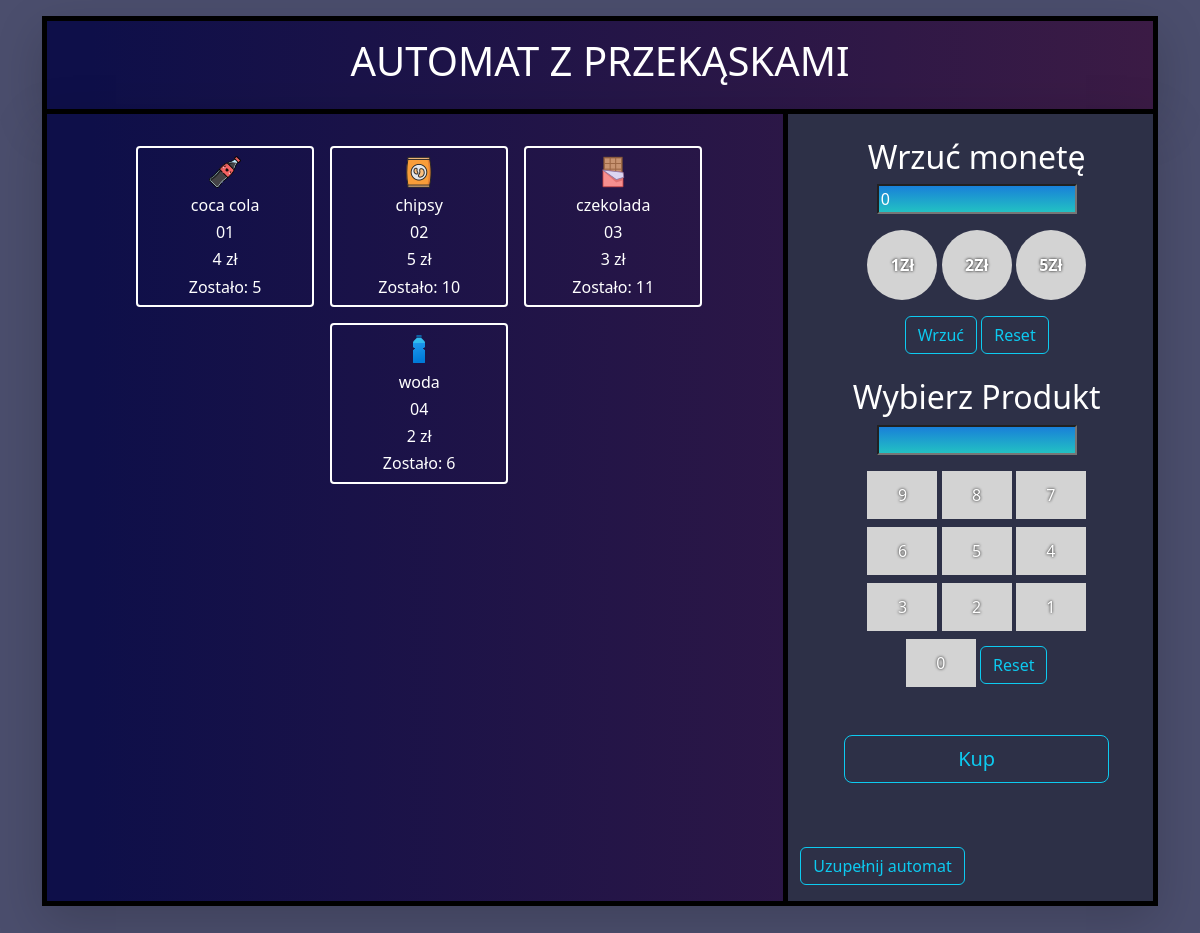
The page / on the database its author committed.
### tables this page shows
CREATE TABLE item (
    id integer primary key autoincrement ,
    name varchar(50),
    code varchar(50),
    price double unique,
    amount int default 0,
    image varchar(100)
);

### src/View/View.php (called while the page is built, shortened)
<?php
class View
{
    public function render(string $template, array $params=[]):void
    {
        require_once dirname(__FILE__).'/../../templates/base.php';
    }
}

### src/Controller/ItemController.php (called while the page is built, shortened)
<?php
class ItemController extends AbstractController
{
    private ItemService $itemService;
    public function __construct(ItemService $itemService, RequestInterface $request, UserService $userService)
    {
        $this->itemService = $itemService;
    }
    public function mainAction(): void
    {
        $items = $this->itemService->getAllItems();
        $this->view->render('main', [
            'items' => $items,
            'error' => $this->request->getParam('error'),
            'message' => $this->request->getParam('message')
        ]);
    }
}

### src/Utils/AbstractController.php (called while the page is built, shortened)
<?php
class AbstractController
{
    protected RequestInterface $request;
    public function __construct(RequestInterface $request)
    {
        $this->request = $request;
    }
    public function run(): void
    {
        $action = $this->action().'Action';
        $this->$action();
    }
    private function action(): string
    {
        return $this->request->getParam('action', self::DEF_ACTION);
    }
}

### public/index.php (called while the page is built, shortened)
<?php
try {
    $request = new Request($_GET, $_POST, $_SERVER);
    $database = new Database();
    $itemService = new ItemService($database);
    $userService = new UserService($database);
    $userService->addUser();
    $controller = new ItemController($itemService, $request, $userService);
    $controller->run();
} catch (Exception $exception) {
    echo "Wystąpił błąd";
    exit();
}

### src/Entity/Item.php (called while the page is built, shortened)
<?php
class Item
{
    private string $name;
    private string $code;
    private int $amount;
    private float $price;
    private string $image;
    public function __construct(int $id, string $name, string $code, int $amount, float $price, string $image)
    {
        $this->name = $name;
        $this->code = $code;
        $this->amount = $amount;
        $this->price = $price;
        $this->image = $image;
    }
    public function getName(): string
    {
        return $this->name;
    }
    public function getCode(): string
    {
        return $this->code;
    }
    public function getAmount(): int
    {
        return $this->amount;
    }
    public function getPrice(): float
    {
        return $this->price;
    }
    public function getImage(): string
    {
        return $this->image;
    }
}

### src/Database/Database.php (called while the page is built, shortened)
<?php
class Database implements DatabaseManagerInterface
{
    private PDO $connection;
    public function findAll(string $tableName): array
    {
        $tableName = htmlentities($tableName, ENT_QUOTES, 'UTF-8');
        try {
            $sql = 'SELECT * FROM ' . $tableName;
            $query = $this->connection->prepare($sql);
            $query->execute();
            $results = $query->fetchAll(PDO::FETCH_ASSOC);
        } catch (Exception $exception) {
            throw new DatabaseException('Failed to fetch products: ' . $exception->getMessage());
        }
        $items = [];
        foreach ($results as $result) {
            $items[] = new Item(
                $result['id'],
                $result['name'],
                $result['code'],
                $result['amount'],
                $result['price'],
                $result['image'],
            );
        }
        return $items;
    }
    private function createConnection(): void
    {
        $this->connection = new PDO("sqlite:" . __DIR__ . "/automat.sqlite");
        $this->connection->setAttribute(PDO::ATTR_ERRMODE, PDO::ERRMODE_EXCEPTION);
    }
}

### src/Service/ItemService.php (called while the page is built, shortened)
<?php
class ItemService
{
    private DatabaseManagerInterface $databaseManager;
    public function __construct(DatabaseManagerInterface $databaseManager)
    {
        $this->databaseManager=$databaseManager;
    }
    public function getAllItems():array
    {
        return $this->databaseManager->findAll('item');
    }
}

### templates/main.php (the view, shortened to what this page needs)
<?php
    if($params): ?>
<?php foreach ($params['items'] ?? [] as $item): ?>
            <div class="col-3 border border-2 rounded-1 border-white me-3 d-flex justify-content-center item">
                <div class="box text-center">
                    <img class="img mt-2" width="32px" height="32px" src="assets/img/<?php echo $item->getImage()?>">
                    <h6 class="text-center mt-2"><?php echo $item->getName();?></h6>
                    <h6 class="text-center mt-2"><?php echo $item->getCode();?></h6>
                    <h6 class="text-center"><?php echo $item->getPrice().' ';?>zł</h6>
                    <h6 class="text-center">Zostało: <?php echo $item->getAmount();?></h6>
                </div>
            </div>
<?php endforeach ?>
    <?php endif; ?>

### templates/base.php (shortened to what this page needs)
<html lang="en">
<head>
    <link rel="stylesheet" href="assets/css/style.css">
    <link rel="stylesheet" href="assets/css/bootstrap.min.css">
</head>
<body class="bg-custom_2 mb-5">
<div class="container mt-3 mb-5">
    <div class="row">
        <div class="col-lg-12">
           <div class="box shadow-lg p-3 border border-custom border-5 border-bottom-0 border-black overflow-hidden bg-custom">
               <h1 class="text-center">
                   <a href="/?action=main" class="logo">
                       AUTOMAT Z PRZEKĄSKAMI
                   </a>
               </h1>
           </div>
        </div>
    </div>
    <div class="row">
        <div class="col-lg-12">
            <div class="box shadow-lg border border-5 border-black overflow-hidden bg-custom">
                <div class="row">
                    <div class="col-8 border-end border-5 border-black ps-5 pt-3">
                        <div class="row gy-3 d-flex justify-content-center text-white">
                            <?php
                            require_once __DIR__ .'/'. $template. '.php';
                            ?>
                        </div>
                    </div>
                    <div class="col-4 right-panel">
                        <form class="text-center" method="post" action="/?action=buy">
                            <div class="row mt-4">
                                <h2 class="text-center text-white">Wrzuć monetę</h2>
                                <div class="text-center">
                                    <label for="amount"></label><input type="number" name="money" value="0" readonly
                                                                       id="amount"><br>
                                </div>
                                <div class="d-inline-block mt-3">
                                    <label class="money">
                                        <div class="coin d-flex align-items-center rounded-circle justify-content-center one-zl">
                                            1Zł
                                        </div>
                                    </label>
                                    <label class="money">
                                        <div class="coin d-flex align-items-center rounded-circle justify-content-center two-zl">
                                            2Zł
                                        </div>
                                    </label>
                                    <label class="money">
                                        <div class="coin d-flex align-items-center rounded-circle justify-content-center five-zl">
                                            5Zł
                                        </div>
                                    </label><br>
                                    <button type="button" class="btn btn-outline-info mt-3" id="btn">Wrzuć</button>
                                    <button type="button" id="reset1" class="btn btn-outline-info mt-3">Reset</button>
                                </div>
                            </div>
                            <div class="row mt-4">
                                <h2 class="text-center text-white">Wybierz Produkt</h2>
                                <div class="text-center">
                                    <label for="orderNumber"></label><input type="text" name="code" readonly value=""
                                                                            maxlength="3" id="orderNumber"><br>
                                </div>
                                <div class="d-inline-block mt-3">
                                    <button type="button" class="btn-custom" value="9">9</button>
                                    <button type="button" class="btn-custom" value="8">8</button>
                                    <button type="button" class="btn-custom" value="7">7</button>
                                </div>
                                <div class="d-inline-block mt-2">
                                    <button type="button" class="btn-custom" value="6">6</button>
                                    <button type="button" class="btn-custom" value="5">5</button>
                                    <button type="button" class="btn-custom" value="4">4</button>
                                </div>
                                <div class="d-inline-block mt-2">
                                    <button type="button" class="btn-custom" value="3">3</button>
                                    <button type="button" class="btn-custom" value="2">2</button>
                                    <button type="button" class="btn-custom" value="1">1</button>
                                </div>
                                <br>
                                <div class="d-inline-block mt-2">
                                    <button type="button" class="btn-custom" value="0">0</button>
                                    <button type="button" id="reset2" class="btn btn-outline-info">Reset</button>
                                </div>
                                <br>
                                <div class="text-center">
                                    <input type="submit" value="Kup" class="btn btn-outline-info btn-lg mt-5 w-75"</input>
                                </div>
                            </div>
                        </form>
                        <a href="/?action=fill" class="btn btn-outline-info mt-5 mb-3">Uzupełnij automat</a>
                    </div>
                </div>
            </div>
        </div>
    </div>
</div>
</body>
</html>

### public/assets/css/style.css (style rules this page uses)
.bg-custom_2 { background: #4b4e6d; }
.coin { background: lightgray; padding: 10px; border: 2px solid transparent; width: 70px; cursor: pointer; height: 70px; transition: background 0.9s; font-weight: bold; color: white; text-shadow: 0 0 3px #000000; }
.btn-custom { background: lightgray; padding: 10px; border: 2px solid transparent; width: 70px; transition: 0.7s; color: white; text-shadow: 0 0 3px #000000; }
#orderNumber, #amount { background: rgb(34, 193, 195); background: linear-gradient(0deg, rgba(34, 193, 195, 1) 0%, rgba(25, 128, 217, 1) 100%); color: white; width: 200px; }
.bg-custom { background: rgb(14, 15, 73); background: linear-gradient(90deg, rgba(14, 15, 73, 1) 4%, rgba(59, 27, 69, 1) 100%, rgba(8, 0, 36, 1) 100%, rgba(31, 48, 30, 1) 100%); }
.item { transition: background 0.7s ease; }
.logo { text-decoration: none; color: white; }
.right-panel { background: #2D3047; }
.border-custom { border-bottom: none; }

### rows shown on the page
item: image (picture), name "coca cola", code "01", price "4", amount "5"
item: image (picture), name "chipsy", code "02", price "5", amount "10"
item: image (picture), name "czekolada", code "03", price "3", amount "11"
item: image (picture), name "woda", code "04", price "2", amount "6"
